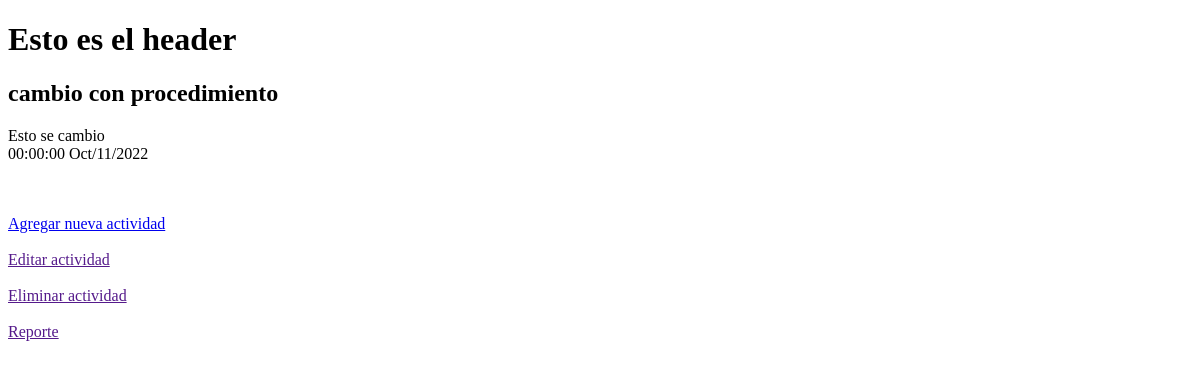
The page /leer.php?id=4 on the database as committed earlier.
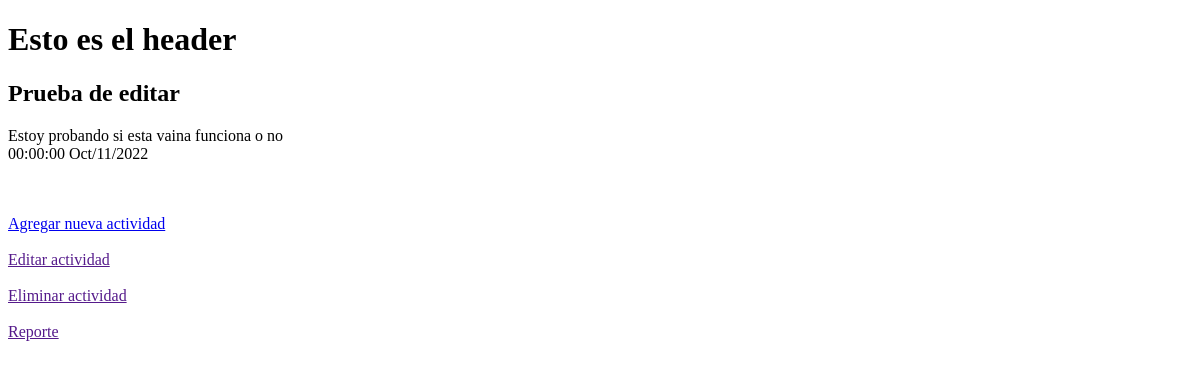
The same page on the database as committed later.
### tables this page shows
CREATE TABLE `note` (
  `id` smallint(5) UNSIGNED NOT NULL,
  `titulo` varchar(100) NOT NULL DEFAULT 'Sin tittulo',
  `texto` text NOT NULL,
  `fecha` datetime NOT NULL DEFAULT current_timestamp(),
  `ubicacion` varchar(30) DEFAULT NULL,
  `rango` time DEFAULT NULL
);

### logica/conexion.php (called while the page is built, shortened)
<?php
    class modeloCredencialesDB{
        public function __construct(){
            $this->_db = new mysqli(DB_HOST, DB_USER, DB_PASS, DB_NAME);
        }
    }
?>

### logica/Agenda.php (called while the page is built, shortened)
<?php
    require_once('conexion.php');
    class blognote extends modeloCredencialesDB{
        public function ver_nota($note){
            $instruccion = "CALL sp_leer('".$note."')";
            $consulta=$this->_db->query($instruccion);
            $resultado=$consulta->fetch_all(MYSQLI_ASSOC);
            if($resultado){
                return $resultado;
            }
        }
    }
?>

### leer.php (the view, shortened to what this page needs)
<?php
include ("header.php");
if(array_key_exists('id', $_REQUEST)){
    $obj_noticia = new blognote();
    $actividades =$obj_noticia->ver_nota($_REQUEST['id']);
}
    foreach($actividades as $actividad) {
        print("<td><h2>" . $actividad['titulo'] . "</h2></td>");
        print("<td><p>" . $actividad['texto'] . "</td><br>");
        $datetime = new DateTime($actividad['fecha']);
        print("<td>" . $datetime->format("H:i:s M/d/Y") . "</td>\n");
    }
?>
<?php
include ("footer.php");
?>

### header.php (shortened to what this page needs)
<!DOCTYPE html>
<html lang="en">
<head>
</head>
<body>
<?php
require_once ("logica/Agenda.php");
?>
<h1>Esto es el header</h1>

### footer.php
<footer>
     <br><br>
    <a href="nueva_actividad.php">Agregar nueva actividad</a><br><br>
    <a href="">Editar actividad</a><br><br>
    <a href="">Eliminar actividad</a><br><br>
    <a href="">Reporte</a><br><br>
</footer>
</body>
</html>

Rows that differ between the two databases and show on the page:
changed note: titulo "cambio con procedimiento" → "Prueba de editar"; texto "Esto se cambio" → "Estoy probando si esta vaina funciona o no"
